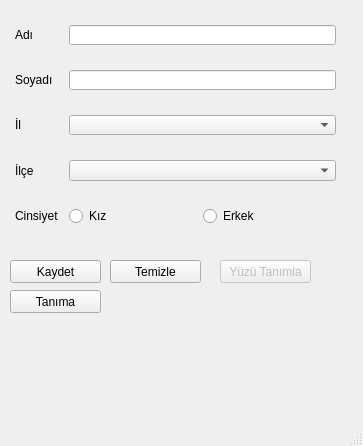
<?xml version="1.0" encoding="UTF-8"?>
<ui version="4.0">
 <class>MainWindow</class>
 <widget class="QMainWindow" name="MainWindow">
  <property name="geometry">
   <rect>
    <x>0</x>
    <y>0</y>
    <width>363</width>
    <height>446</height>
   </rect>
  </property>
  <property name="windowTitle">
   <string>Vektorel</string>
  </property>
  <widget class="QWidget" name="centralwidget">
   <widget class="QWidget" name="formLayoutWidget">
    <property name="geometry">
     <rect>
      <x>0</x>
      <y>10</y>
      <width>351</width>
      <height>231</height>
     </rect>
    </property>
    <layout class="QFormLayout" name="formLayout">
     <property name="horizontalSpacing">
      <number>10</number>
     </property>
     <property name="verticalSpacing">
      <number>25</number>
     </property>
     <property name="leftMargin">
      <number>15</number>
     </property>
     <property name="topMargin">
      <number>15</number>
     </property>
     <property name="rightMargin">
      <number>15</number>
     </property>
     <property name="bottomMargin">
      <number>15</number>
     </property>
     <item row="0" column="0">
      <widget class="QLabel" name="lbl1">
       <property name="text">
        <string>Adı</string>
       </property>
      </widget>
     </item>
     <item row="0" column="1">
      <widget class="QLineEdit" name="txtAdi">
       <property name="echoMode">
        <enum>QLineEdit::Normal</enum>
       </property>
      </widget>
     </item>
     <item row="1" column="0">
      <widget class="QLabel" name="lbl2">
       <property name="text">
        <string>Soyadı</string>
       </property>
      </widget>
     </item>
     <item row="2" column="0">
      <widget class="QLabel" name="lbl3">
       <property name="text">
        <string>İl</string>
       </property>
      </widget>
     </item>
     <item row="3" column="0">
      <widget class="QLabel" name="lbl4">
       <property name="text">
        <string>İlçe</string>
       </property>
      </widget>
     </item>
     <item row="4" column="0">
      <widget class="QLabel" name="lbl5">
       <property name="text">
        <string>Cinsiyet</string>
       </property>
      </widget>
     </item>
     <item row="1" column="1">
      <widget class="QLineEdit" name="txtSoyadi"/>
     </item>
     <item row="2" column="1">
      <widget class="QComboBox" name="cmbIL"/>
     </item>
     <item row="3" column="1">
      <widget class="QComboBox" name="cmbILCE"/>
     </item>
     <item row="4" column="1">
      <layout class="QHBoxLayout" name="horizontalLayout">
       <item>
        <widget class="QRadioButton" name="rdbKiz">
         <property name="text">
          <string>Kız</string>
         </property>
        </widget>
       </item>
       <item>
        <widget class="QRadioButton" name="rdbErkek">
         <property name="text">
          <string>Erkek</string>
         </property>
        </widget>
       </item>
      </layout>
     </item>
    </layout>
   </widget>
   <widget class="QPushButton" name="btKaydet">
    <property name="geometry">
     <rect>
      <x>10</x>
      <y>260</y>
      <width>91</width>
      <height>23</height>
     </rect>
    </property>
    <property name="text">
     <string>Kaydet</string>
    </property>
   </widget>
   <widget class="QPushButton" name="btTemizle">
    <property name="geometry">
     <rect>
      <x>110</x>
      <y>260</y>
      <width>91</width>
      <height>23</height>
     </rect>
    </property>
    <property name="text">
     <string>Temizle</string>
    </property>
   </widget>
   <widget class="QPushButton" name="btKamera">
    <property name="enabled">
     <bool>false</bool>
    </property>
    <property name="geometry">
     <rect>
      <x>220</x>
      <y>260</y>
      <width>91</width>
      <height>23</height>
     </rect>
    </property>
    <property name="text">
     <string>Yüzü Tanımla</string>
    </property>
   </widget>
   <widget class="QPushButton" name="btKamera_2">
    <property name="enabled">
     <bool>true</bool>
    </property>
    <property name="geometry">
     <rect>
      <x>10</x>
      <y>290</y>
      <width>91</width>
      <height>23</height>
     </rect>
    </property>
    <property name="text">
     <string>Tanıma</string>
    </property>
   </widget>
  </widget>
  <widget class="QMenuBar" name="menubar">
   <property name="geometry">
    <rect>
     <x>0</x>
     <y>0</y>
     <width>363</width>
     <height>18</height>
    </rect>
   </property>
  </widget>
  <widget class="QStatusBar" name="statusbar"/>
  <action name="actionTemizle">
   <property name="text">
    <string>Temizle</string>
   </property>
  </action>
 </widget>
 <resources/>
 <connections/>
</ui>
